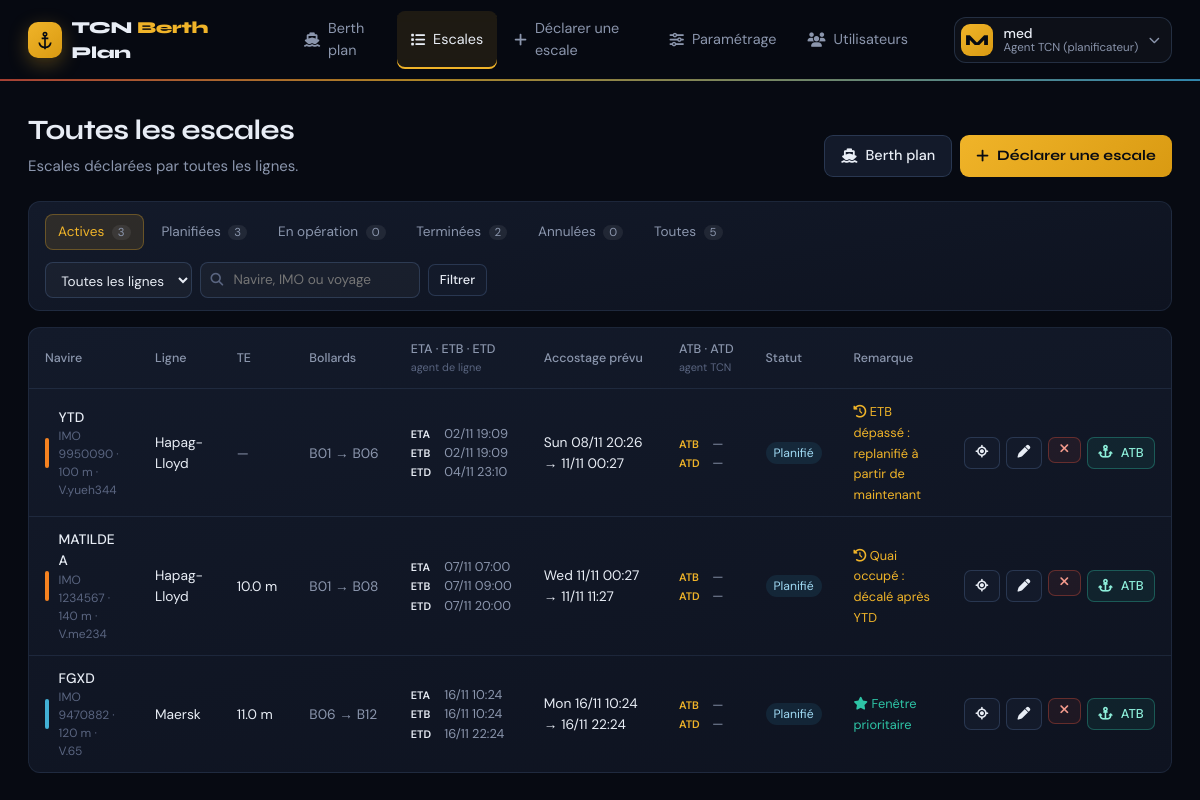
/escales/ (signed in), run on the app's committed database.
### app/models.py (models this page shows, shortened)
class VesselCall(models.Model):
    class Status(models.TextChoices):
        PLANNED = "PLANNED", "Planifié"
        WORKING = "WORKING", "En opération"
        COMPLETED = "COMPLETED", "Terminé"
        CANCELLED = "CANCELLED", "Annulé"
    vessel = models.ForeignKey(Vessel, on_delete=models.PROTECT, related_name="calls")
    line = models.CharField("Ligne", max_length=3, choices=ShippingLine.choices)
    agent = models.ForeignKey(
        settings.AUTH_USER_MODEL, on_delete=models.SET_NULL, null=True, related_name="vessel_calls"
    )
    voyage = models.CharField("N° voyage", max_length=30, blank=True)
    draft = models.DecimalField(
        "Tirant d'eau à l'arrivée (m)", max_digits=4, decimal_places=2, null=True, blank=True,
        validators=[MinValueValidator(Decimal("1"))],
    )
    berth_from = models.DecimalField(
        "Position au quai (m)", max_digits=7, decimal_places=2, null=True, blank=True,
        help_text="Position de l'arrière du navire le long du quai (fixée par le planificateur).",
    )
    eta = models.DateTimeField("ETA (arrivée)")
    etb = models.DateTimeField("ETB (accostage prévu)", null=True, blank=True)
    etd = models.DateTimeField("ETD (départ prévu)")
    planned_start = models.DateTimeField("Accostage prévu", null=True, blank=True)
    planned_end = models.DateTimeField("Départ prévu", null=True, blank=True)
    is_priority = models.BooleanField("Fenêtre prioritaire", default=False)
    shift_reason = models.CharField("Motif du décalage", max_length=255, blank=True)
    actual_berthing = models.DateTimeField("ATB (accostage réel)", null=True, blank=True)
    actual_departure = models.DateTimeField("ATD (départ réel)", null=True, blank=True)
    status = models.CharField(max_length=10, choices=Status.choices, default=Status.PLANNED)
    created_at = models.DateTimeField(auto_now_add=True)
    updated_at = models.DateTimeField(auto_now=True)
    class Meta:
        ordering = ["planned_start", "eta"]
        verbose_name = "Escale"
        constraints = [
            models.UniqueConstraint(
                fields=["status"], condition=Q(status="WORKING"), name="one_vessel_working"
            ),
        ]
    @property
    def berthing_request(self):
        return self.etb or self.eta

class Vessel(models.Model):
    name = models.CharField("Nom", max_length=80)
    imo = models.CharField("N° IMO", max_length=7, unique=True, validators=[validate_imo])
    loa = models.DecimalField(
        "LOA (m)", max_digits=6, decimal_places=2, validators=[MinValueValidator(Decimal("30"))]
    )
    line = models.CharField("Ligne", max_length=3, choices=ShippingLine.choices)
    created_at = models.DateTimeField(auto_now_add=True)
    class Meta:
        ordering = ["name"]
        verbose_name = "Navire"

class Bollard(models.Model):
    quay = models.ForeignKey(QuayConfig, on_delete=models.CASCADE, related_name="bollards")
    name = models.CharField("Nom", max_length=10)
    position_m = models.DecimalField(
        "Position (m depuis le début du quai)", max_digits=7, decimal_places=2,
        validators=[MinValueValidator(Decimal("0"))],
    )
    class Meta:
        ordering = ["position_m"]
        verbose_name = "Bollard"
        constraints = [models.UniqueConstraint(fields=["quay", "name"], name="unique_bollard_name")]

### app/views.py (the view)
# urls.py: path("escales/", views.calls_list, name="calls_list"),
@login_required
def calls_list(request):
    recompute_plan()
    status = request.GET.get("statut", "actives")
    if status not in STATUS_FILTERS:
        status = "actives"
    line = request.GET.get("ligne", "")
    q = request.GET.get("q", "").strip()
    calls = VesselCall.objects.select_related("vessel", "agent")
    if not is_tcn(request.user):
        calls = calls.filter(agent=request.user)
    base = calls
    statuses = STATUS_FILTERS[status][1]
    if statuses:
        calls = calls.filter(status__in=statuses)
    if line in dict(ShippingLine.choices):
        calls = calls.filter(line=line)
    if q:
        calls = calls.filter(Q(vessel__name__icontains=q) | Q(vessel__imo__icontains=q) | Q(voyage__icontains=q))
    calls = list(calls.order_by("-planned_start" if status in ("COMPLETED", "CANCELLED", "toutes") else "planned_start")[:300])
    quay = get_quay()
    working = get_working_call()
    for c in calls:
        c.can_edit = _can_edit(c, request.user)
        _, _, c.bollard_from, c.bollard_to = berth_span(c, quay)
    counts = {key: (base.filter(status__in=st).count() if st else base.count())
              for key, (_, st) in STATUS_FILTERS.items()}
    return render(request, "calls.html", {
        "calls": calls,
        "working": working,
        "status": status,
        "status_tabs": [(k, label, counts[k]) for k, (label, _) in STATUS_FILTERS.items()],
        "line": line,
        "q": q,
        "lines": ShippingLine.choices,
    })

### app/models.py (called while the page is built)
def get_day_owners():
    from django.core.cache import cache
    owners = cache.get(DAY_OWNERS_CACHE_KEY)
    if owners is None:
        rows = {p.weekday: (p.line or None) for p in PriorityDay.objects.all()}
        if len(rows) < 7:          # première utilisation : valeurs par défaut
            for day, _ in WEEKDAYS:
                if day not in rows:
                    PriorityDay.objects.get_or_create(weekday=day, defaults={"line": DEFAULT_DAY_OWNER.get(day, "")})
                    rows[day] = DEFAULT_DAY_OWNER.get(day)
        owners = rows
        cache.set(DAY_OWNERS_CACHE_KEY, owners, 300)
    return owners

def get_quay():
    quay = QuayConfig.objects.prefetch_related("bollards").first()
    if quay is None:
        quay = QuayConfig.objects.create(
            pk=1, length_m=Decimal(str(getattr(settings, "BERTH_QUAY_LENGTH", 350)))
        )
        quay.generate_bollards()
        quay = QuayConfig.objects.prefetch_related("bollards").get(pk=1)
    return quay

def user_role(user):
    if not user or not user.is_authenticated:
        return None
    profile = getattr(user, "agent_profile", None)
    if profile is not None:
        role = profile.role or profile.line
        if role:
            return role
    if user.is_superuser or user.is_staff:
        return Role.TCN
    return None

def is_tcn(user):
    return user_role(user) == Role.TCN

def berth_span(call, quay):
    loa, length = float(call.vessel.loa), float(quay.length_m)
    start = float(call.berth_from) if call.berth_from is not None else 0.0
    start = max(0.0, min(start, length - loa))
    end = start + loa
    bollards = list(quay.bollards.all())
    b_from = next((b for b in reversed(bollards) if float(b.position_m) <= start + 0.01),
                  bollards[0] if bollards else None)
    b_to = next((b for b in bollards if float(b.position_m) >= end - 0.01),
                bollards[-1] if bollards else None)
    return start, end, b_from, b_to

### app/scheduler.py (called while the page is built)
def window_owner(dt, owners=None):
    owners = owners if owners is not None else get_day_owners()
    return owners.get(timezone.localtime(dt).weekday())

def day_bounds(dt):
    local_date = timezone.localtime(dt).date()
    start = timezone.make_aware(datetime.combine(local_date, time.min))
    return start, start + timedelta(days=1)

def is_priority_call(call, now, owners=None):
    if window_owner(call.eta, owners) != call.line:
        return False
    _, window_end = day_bounds(call.eta)
    return now < window_end

### app/templates/calls.html (shortened to what this page needs)
{% load static %}
<!DOCTYPE html>
<html lang="fr">
<head>
    <link rel="stylesheet" href="https://cdnjs.cloudflare.com/ajax/libs/font-awesome/6.4.0/css/all.min.css">
</head>
<body>
    <header class="topbar">
        <a class="brand" href="{% url 'home' %}">
            <span class="brand-icon">
                <svg viewBox="0 0 24 24" aria-hidden="true"><path d="M12 2a3 3 0 0 0-3 3c0 1.3.84 2.4 2 2.82V9H8v2h3v8.9A6 6 0 0 1 6.1 15H4.05A8 8 0 0 0 11 21.9V23h2v-1.1A8 8 0 0 0 19.95 15H17.9A6 6 0 0 1 13 19.9V11h3V9h-3V7.82A3 3 0 0 0 15 5a3 3 0 0 0-3-3zm0 2a1 1 0 1 1 0 2 1 1 0 0 1 0-2z"/></svg>
            </span>
            <span class="brand-name">TCN <span>Berth</span> Plan</span>
        </a>
        {% if user.is_authenticated %}
        <nav class="nav">
            {% url 'home' as home_url %}{% url 'call_create' as create_url %}{% url 'calls_list' as calls_url %}{% url 'quay_settings' as settings_url %}
            <a href="{{ home_url }}" class="{% if request.path == home_url %}active{% endif %}"><i class="fas fa-ship"></i><span>Berth plan</span></a>
            <a href="{{ calls_url }}" class="{% if request.path == calls_url %}active{% endif %}"><i class="fas fa-list"></i><span>Escales</span></a>
            <a href="{{ create_url }}" class="{% if request.path == create_url %}active{% endif %}"><i class="fas fa-plus"></i><span>Déclarer une escale</span></a>
            {% if is_tcn %}{% url 'users_list' as users_url %}
            <a href="{{ settings_url }}" class="{% if request.path == settings_url %}active{% endif %}"><i class="fas fa-sliders"></i><span>Paramétrage</span></a>
            <a href="{{ users_url }}" class="{% if users_url in request.path %}active{% endif %}"><i class="fas fa-users"></i><span>Utilisateurs</span></a>{% endif %}
        </nav>
        <div class="user-menu" id="userMenu">
            <button type="button" class="user-menu-btn" id="userMenuBtn" onclick="toggleUserMenu(event)"
                    aria-haspopup="true" aria-expanded="false" aria-controls="userDropdown">
                <div class="user-avatar">{{ user.username|first|upper }}</div>
                <div class="user-meta">
                    <div class="user-name">{{ user.get_full_name|default:user.username }}</div>
                    <div class="user-role">{{ user_role_label|default:"Aucun rôle" }}</div>
                </div>
                <i class="fas fa-chevron-down user-chevron"></i>
            </button>
        </div>
        {% endif %}
    </header>
    <main class="page">
        <div class="page-head">
    <div>
        <h1>{% if is_tcn %}Toutes les escales{% else %}Mes escales{% endif %}</h1>
        <p>{% if is_tcn %}Escales déclarées par toutes les lignes.{% else %}Escales déclarées avec votre compte.{% endif %}</p>
    </div>
    <div style="display:flex;gap:.5rem;flex-wrap:wrap">
        <a href="{% url 'home' %}" class="btn"><i class="fas fa-ship"></i> Berth plan</a>
        <a href="{% url 'call_create' %}" class="btn btn-primary"><i class="fas fa-plus"></i> Déclarer une escale</a>
    </div>
</div>
<form method="get" class="panel filters">
    <div class="tabs" role="tablist">
        {% for key, label, count in status_tabs %}
        <button type="submit" name="statut" value="{{ key }}" class="tab {% if key == status %}on{% endif %}">{{ label }} <span>{{ count }}</span></button>
        {% endfor %}
    </div>
    <div class="filter-fields">
        <select name="ligne" onchange="this.form.requestSubmit ? this.form.requestSubmit() : this.form.submit()" aria-label="Ligne">
            <option value="">Toutes les lignes</option>
        </select>
        <div class="search"><i class="fas fa-magnifying-glass"></i><input type="search" name="q" value="{{ q }}" placeholder="Navire, IMO ou voyage"></div>
        <button type="submit" class="btn btn-sm">Filtrer</button>
    </div>
</form>
<section class="panel table-wrap">
    {% if calls %}
    <table class="calls">
        <thead>
            <tr>
                <th>Navire</th><th>Ligne</th><th>TE</th><th>Bollards</th><th>ETA · ETB · ETD<br><small>agent de ligne</small></th><th>Accostage prévu</th><th>ATB · ATD<br><small>agent TCN</small></th><th>Statut</th><th>Remarque</th><th></th>
            </tr>
        </thead>
        <tbody>
        {% for c in calls %}
            <tr>
                <td>
                    <div class="vname">
                        <span class="bar" data-line="{{ c.line }}"></span>
                        <div><b>{{ c.vessel.name }}</b><small>IMO {{ c.vessel.imo }} · {{ c.vessel.loa|floatformat:0 }} m{% if c.voyage %} · V.{{ c.voyage }}{% endif %}</small></div>
                    </div>
                </td>
                <td>{{ c.get_line_display }}</td>
                <td>{% if c.draft %}{{ c.draft|floatformat:1 }} m{% else %}<span class="muted">—</span>{% endif %}</td>
                <td class="muted">{{ c.bollard_from.name|default:"—" }} → {{ c.bollard_to.name|default:"—" }}</td>
                <td class="times">
                    <span><em>ETA</em> {{ c.eta|date:"d/m H:i" }}</span>
                    <span><em>ETB</em> {{ c.berthing_request|date:"d/m H:i" }}</span>
                    <span><em>ETD</em> {{ c.etd|date:"d/m H:i" }}</span>
                </td>
                <td>{{ c.planned_start|date:"D d/m H:i" }} → {{ c.planned_end|date:"d/m H:i" }}</td>
                <td class="times real">
                    <span><em>ATB</em> {% if c.actual_berthing %}{{ c.actual_berthing|date:"d/m H:i" }}{% else %}—{% endif %}</span>
                    <span><em>ATD</em> {% if c.actual_departure %}{{ c.actual_departure|date:"d/m H:i" }}{% else %}—{% endif %}</span>
                </td>
                <td><span class="status status-{{ c.status }}">{{ c.get_status_display }}</span></td>
                <td>
                    {% if c.shift_reason %}<span class="shift"><i class="fas fa-clock-rotate-left"></i> {{ c.shift_reason }}</span>
                    {% elif c.is_priority and c.status == 'PLANNED' %}<span class="prio-tag"><i class="fas fa-star"></i> Fenêtre prioritaire</span>
                    {% else %}<span class="muted">—</span>{% endif %}
                </td>
                <td>
                    <div class="actions">
                        <a class="btn btn-sm" href="{% url 'home' %}?focus={{ c.pk }}" title="Voir sur le berth plan"><i class="fas fa-location-crosshairs"></i></a>
                        {% if c.can_edit %}
                        <a class="btn btn-sm" href="{% url 'call_edit' c.pk %}" title="Modifier"><i class="fas fa-pen"></i></a>
                        {% if c.status == 'PLANNED' %}
                        <form method="post" action="{% url 'call_cancel' c.pk %}" onsubmit="return confirm('Annuler cette escale ?')">
                            {% csrf_token %}<button class="btn btn-sm btn-danger" title="Annuler l'escale"><i class="fas fa-xmark"></i></button>
                        </form>
                        {% endif %}
                        {% endif %}
                        {% if is_tcn and c.status == 'PLANNED' and not working %}
                        <form method="post" action="{% url 'call_berth' c.pk %}" onsubmit="return confirm('Enregistrer l\'ATB de {{ c.vessel.name|escapejs }} à l\'heure actuelle ?')">
                            {% csrf_token %}<button class="btn btn-sm btn-ok" title="ATB maintenant (accostage réel)"><i class="fas fa-anchor"></i> ATB</button>
                        </form>
                        {% endif %}
                    </div>
                </td>
            </tr>
        {% endfor %}
        </tbody>
    </table>
    {% else %}
    <div class="empty-state">
        <p>Aucune escale ne correspond à ces filtres.</p>
        <a href="{% url 'call_create' %}" class="btn btn-primary"><i class="fas fa-plus"></i> Déclarer une escale</a>
    </div>
    {% endif %}
</section>
    </main>
</body>
</html>

### data on the page
VesselCall: vessel.name "YTD", vessel.imo "9950090", vessel.loa "100", voyage "yueh344", line "Hapag-Lloyd", bollard_from.name "B01", bollard_to.name "B06", eta "02/11 19:09", berthing_request "02/11 19:09", etd "04/11 23:10", planned_start "Sun 08/11 20:26", planned_end "11/11 00:27", status "Planifié", shift_reason "ETB dépassé : replanifié à partir de maintenant"
VesselCall: vessel.name "MATILDE A", vessel.imo "1234567", vessel.loa "140", voyage "me234", line "Hapag-Lloyd", draft "10.0", bollard_from.name "B01", bollard_to.name "B08", eta "07/11 07:00", berthing_request "07/11 09:00", etd "07/11 20:00", planned_start "Wed 11/11 00:27", planned_end "11/11 11:27", status "Planifié", shift_reason "Quai occupé : décalé après YTD"
VesselCall: vessel.name "FGXD", vessel.imo "9470882", vessel.loa "120", voyage "65", line "Maersk", draft "11.0", bollard_from.name "B06", bollard_to.name "B12", eta "16/11 10:24", berthing_request "16/11 10:24", etd "16/11 22:24", planned_start "Mon 16/11 10:24", planned_end "16/11 22:24", status "Planifié", shift_reason "Fenêtre prioritaire"

### other printed values
{{ user.username|first|upper }} "M"
{{ user.get_full_name|default:user.username }} "med"
{{ user_role_label|default:"Aucun rôle" }} "Agent TCN (planificateur)"
{{ label }} "Actives" "Planifiées" "En opération" "Terminées" "Annulées" "Toutes"
{{ count }} "3" "3" "0" "2" "0" "5"
